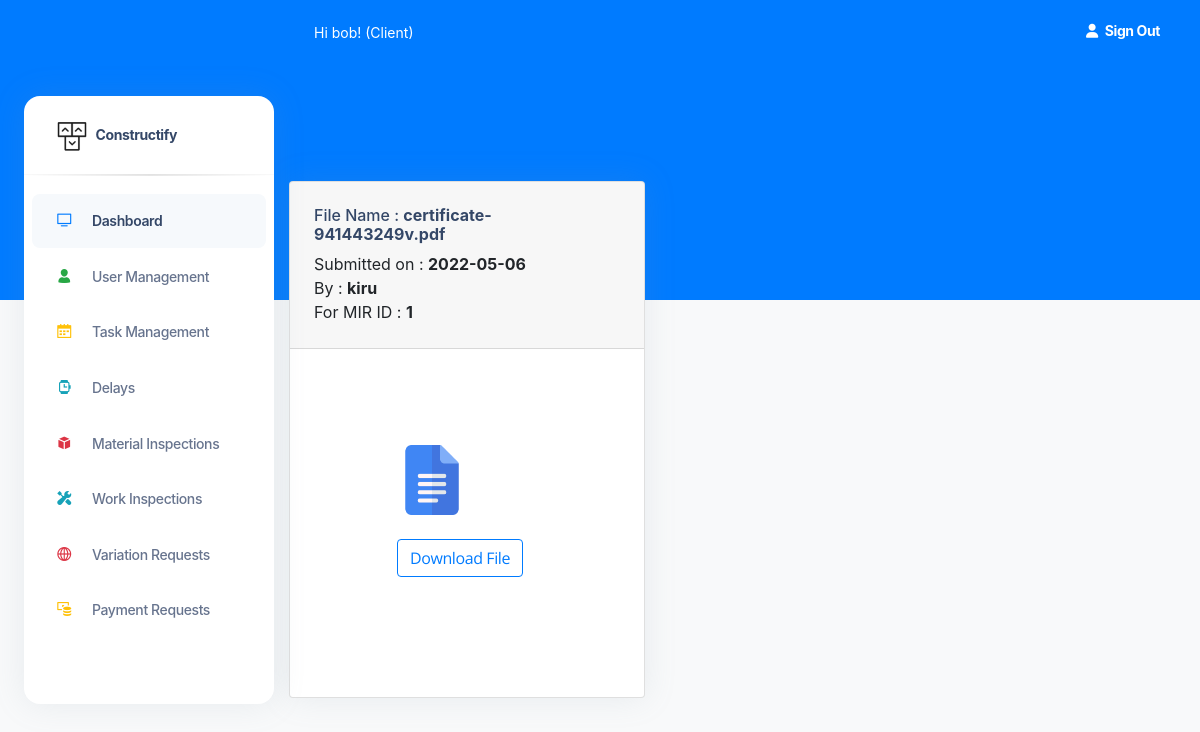
The page /MIRSubmittedGalleryConsultant/1 (signed in) on the database its author committed.
### construct/models.py (models this page shows, shortened)
class User(db.Model, UserMixin):
    id = db.Column(db.Integer(), nullable=False, primary_key=True)
    username = db.Column(db.String(length=30), nullable=False, unique=True)
    email_address = db.Column(db.String(length=50),
                              nullable=False, unique=True)
    password_hash = db.Column(db.String(length=50),
                              nullable=False, unique=True)
    role = db.Column(db.String(length=30), nullable=False, unique=False)
    contact_number = db.Column(db.String(length=30), nullable=False, unique=False)
    @property
    def password(self):
        return self.password

class MIRConsultantDocument(db.Model):
    id = db.Column(db.Integer(), nullable=False, primary_key=True)
    mir_file_name = db.Column(db.String(length=30), nullable=False)
    mir_id = db.Column(db.String(length=30), nullable=False)
    status = db.Column(db.String(length=30), nullable=False)
    submitted_date = db.Column(db.String(length=30), nullable=False)
    submitted_by=db.Column(db.String(length=30), nullable=False)

### construct/routes.py (the view)
@app.route("/MIRSubmittedGalleryConsultant/<string:passed_id>", methods=['GET', 'POST'])
@login_required
def mir_submitted_page_consultant(passed_id):
        submitted_mir= MIRConsultantDocument.query.all()
        mir_list_is_empty="True"
        for mir in submitted_mir:
            if mir.mir_id == passed_id:
                mir_list_is_empty="False"
                break
        page_message="MIR's submitted by the Contractor"
        return render_template('SubmittedMIRGalleryConsultant.html', submitted_mir=submitted_mir, passed_mir_id=str(passed_id),mir_list_is_empty=mir_list_is_empty)

### construct/models.py (called while the page is built)
@login_manager.user_loader
def load_user(user_id):
    return User.query.get(int(user_id))

### construct/templates/SubmittedMIRGalleryConsultant.html (shortened to what this page needs)
<!DOCTYPE html>
<html lang="en">
<head>
  <link href="{{ url_for('static', filename='assets')}}/css/nucleo-icons.css" rel="stylesheet" />
  <link href="{{ url_for('static', filename='assets')}}/css/nucleo-svg.css" rel="stylesheet" />
  <link href="{{ url_for('static', filename='assets')}}/css/nucleo-svg.css" rel="stylesheet" />
  <link id="pagestyle" href="{{ url_for('static', filename='assets')}}/css/argon-dashboard.css?v=2.0.2"
    rel="stylesheet" />
  <link rel="stylesheet" type="text/css"
    href="https://stackpath.bootstrapcdn.com/bootstrap/4.2.1/css/bootstrap.min.css">
</head>
{% include 'includes/GlobalSideNavbar.html' %}
<main class="main-content position-relative border-radius-lg ">
  {% include 'includes/GlobalNavbar.html' %}
  <br><br><br><br>
  {% for mir in submitted_mir %}
  {% if mir.mir_id == passed_mir_id %}
  <div class="container-fluid py-4">
    <div class="row">
      <div class="col-5">
        <div class="card mb-4">
          <div class="card-header pb-0">
            <h6>File Name      : <strong> {{mir.mir_file_name}}</strong></h6>
            <h7>Submitted on   : <strong>{{mir.submitted_date}}</strong>  <br>
            <h7>By             : <strong>{{mir.submitted_by}} </strong></h7> <br>
            <h7>For MIR ID     : <strong>{{passed_mir_id}}</strong></h7> <br><br>
          </div>
          <div class="card-body px-0 pt-0 pb-2">
            <div class="col-md-8 p-lg-5 mx-auto my-5">
              <div class="table-responsive p-0">
                <img src="/static/icons/doc_icon.png" alt="User Image" width="70" height="70">
                <br><br>
                  <a class="btn btn-outline-primary" href="{{url_for('downloadconsultantmir',mir_name=mir.mir_file_name)}}" role="button">Download File</a>
              </div>
            </div>
          </div>
        </div>
      </div>
    </div>
  </div>
  {% endif %}
  {% endfor %}
  </body>
</html>

### construct/templates/includes/GlobalNavbar.html (shortened to what this page needs)
<nav class="navbar navbar-main navbar-expand-lg px-0 mx-4 shadow-none border-radius-xl " id="navbarBlur"
  data-scroll="false">
  <div class="container-fluid py-1 px-3">
    <nav aria-label="breadcrumb">
      <ol class="breadcrumb bg-transparent mb-0 pb-0 pt-1 px-0 me-sm-6 me-5">
        <li class="breadcrumb-item text-sm text-white active" aria-current="page">Hi {{current_user.username}}!
          ({{current_user.role}}) </li>
      </ol>
    </nav>
    <ul class="navbar-nav  justify-content-end">
      <li class="nav-item d-flex align-items-left">
        <a href="{{url_for('logout_page')}}" class="nav-link text-white font-weight-bold px-0">
          <i class="fa fa-user me-sm-1"></i>
          <span class="d-sm-inline d-none">Sign Out</span>
        </a>
      </li>
  </div>
</nav>

### rows shown on the page
User: username "bob", role "Client"
MIRConsultantDocument: mir_file_name "certificate-941443249v.pdf", submitted_date "2022-05-06", submitted_by "kiru", passed_mir_id "1"
